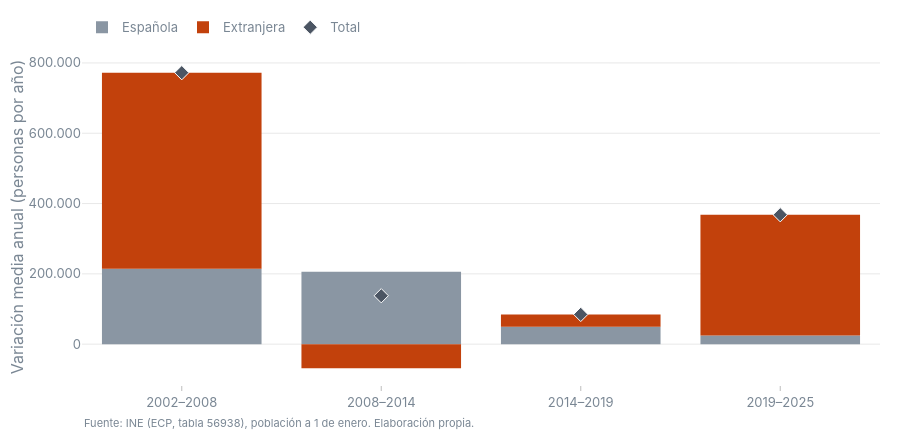

The code cell stored with this chart in its notebook:
### Code cell
#| label: fig-periodos-nac
#| fig-cap: "Variación media anual por periodo, según nacionalidad (cada tramo es la media anual del grupo; el rombo, la del total)"
fig_periodos(res_nac.filter(pl.col("periodo") != "2002–2025"), ["Española", "Extranjera"]).show()

### Figure 1 — Plotly figure (JSON) as saved in the notebook; plotly's stock layout.template omitted (floating-point values rounded to 4 significant figures)
{"data": [{"hovertemplate": "%{hovertext}", "hovertext": ["+214.224/año · +0,5 % anual · 28 % del total", "+206.125/año · +0,5 % anual · 150 % del total", "+49.759/año · +0,1 % anual · 59 % del total", "+24.690/año · +0,1 % anual · 7 % del total"], "marker": {"color": "#8a96a3"}, "name": "Española", "type": "bar", "x": ["2002–2008", "2008–2014", "2014–2019", "2019–2025"], "y": [214224, 206125, 49759, 24690]}, {"hovertemplate": "%{hovertext}", "hovertext": ["+558.054/año · +19,6 % anual · 72 % del total", "-68.324/año · -1,4 % anual · -50 % del total", "+34.882/año · +0,7 % anual · 41 % del total", "+343.535/año · +6,1 % anual · 93 % del total"], "marker": {"color": "#c2410c"}, "name": "Extranjera", "type": "bar", "x": ["2002–2008", "2008–2014", "2014–2019", "2019–2025"], "y": [558054, -68324, 34882, 343535]}, {"hovertemplate": "%{hovertext}", "hovertext": ["+772.278/año · +1,8 % anual", "+137.801/año · +0,3 % anual", "+84.641/año · +0,2 % anual", "+368.224/año · +0,8 % anual"], "marker": {"color": "#4b5563", "line": {"color": "white", "width": 1}, "size": 11, "symbol": "diamond"}, "mode": "markers", "name": "Total", "type": "scatter", "x": ["2002–2008", "2008–2014", "2014–2019", "2019–2025"], "y": [772278, 137801, 84641, 368224]}], "layout": {"annotations": [{"font": {"color": "#7a8794", "size": 11}, "showarrow": false, "text": "Fuente: INE (ECP, tabla 56938), población a 1 de enero. Elaboración propia.", "x": 0, "xanchor": "left", "xref": "paper", "y": -0.14, "yref": "paper"}], "barmode": "relative", "height": 440, "margin": {"b": 55}, "xaxis": {"type": "category"}, "yaxis": {"title": {"text": "Variación media anual (personas por año)"}}}}
